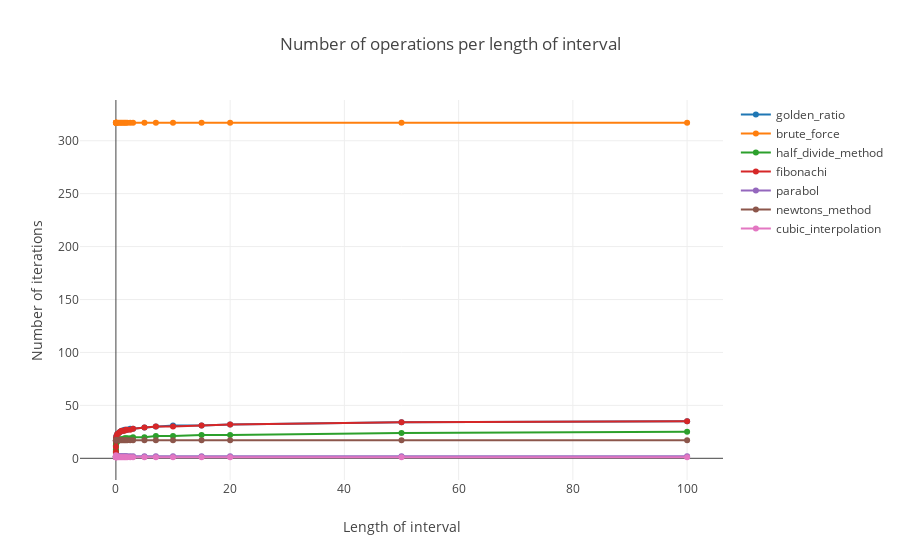

The code cell stored with this chart in its notebook:
### Code cell
show_iters(df_iter)

### Figure 1 — Plotly figure (JSON) as saved in the notebook; plotly's stock layout.template omitted (floating-point values rounded to 4 significant figures)
{"data": [{"mode": "lines+markers", "name": "golden_ratio", "type": "scatter", "x": [1e-05, 0.0001, 0.001, 0.01, 0.025, 0.05, 0.1, 0.25, 0.5, 0.75, 1, 1.25, 1.5, 1.75, 2, 2.5, 3, 5, 7, 10, 15, 20, 50, 100], "y": [2, 7, 12, 16, 18, 20, 21, 23, 24, 25, 26, 26, 27, 27, 27, 28, 28, 29, 30, 31, 31, 32, 34, 35]}, {"mode": "lines+markers", "name": "brute_force", "type": "scatter", "x": [1e-05, 0.0001, 0.001, 0.01, 0.025, 0.05, 0.1, 0.25, 0.5, 0.75, 1, 1.25, 1.5, 1.75, 2, 2.5, 3, 5, 7, 10, 15, 20, 50, 100], "y": [317, 317, 317, 317, 317, 317, 317, 317, 317, 317, 317, 317, 317, 317, 317, 317, 317, 317, 317, 317, 317, 317, 317, 317]}, {"mode": "lines+markers", "name": "half_divide_method", "type": "scatter", "x": [1e-05, 0.0001, 0.001, 0.01, 0.025, 0.05, 0.1, 0.25, 0.5, 0.75, 1, 1.25, 1.5, 1.75, 2, 2.5, 3, 5, 7, 10, 15, 20, 50, 100], "y": [1, 5, 8, 11, 13, 14, 15, 16, 17, 18, 18, 18, 19, 19, 19, 19, 20, 20, 21, 21, 22, 22, 24, 25]}, {"mode": "lines+markers", "name": "fibonachi", "type": "scatter", "x": [1e-05, 0.0001, 0.001, 0.01, 0.025, 0.05, 0.1, 0.25, 0.5, 0.75, 1, 1.25, 1.5, 1.75, 2, 2.5, 3, 5, 7, 10, 15, 20, 50, 100], "y": [2, 6, 11, 16, 18, 19, 21, 23, 24, 25, 26, 26, 26, 27, 27, 27, 28, 29, 30, 30, 31, 32, 34, 35]}, {"mode": "lines+markers", "name": "parabol", "type": "scatter", "x": [1e-05, 0.0001, 0.001, 0.01, 0.025, 0.05, 0.1, 0.25, 0.5, 0.75, 1, 1.25, 1.5, 1.75, 2, 2.5, 3, 5, 7, 10, 15, 20, 50, 100], "y": [2, 2, 2, 2, 2, 2, 2, 2, 2, 2, 2, 2, 2, 2, 2, 2, 2, 2, 2, 2, 2, 2, 2, 2]}, {"mode": "lines+markers", "name": "newtons_method", "type": "scatter", "x": [1e-05, 0.0001, 0.001, 0.01, 0.025, 0.05, 0.1, 0.25, 0.5, 0.75, 1, 1.25, 1.5, 1.75, 2, 2.5, 3, 5, 7, 10, 15, 20, 50, 100], "y": [17, 17, 17, 17, 17, 17, 17, 17, 17, 17, 17, 17, 17, 17, 17, 17, 17, 17, 17, 17, 17, 17, 17, 17]}, {"mode": "lines+markers", "name": "cubic_interpolation", "type": "scatter", "x": [1e-05, 0.0001, 0.001, 0.01, 0.025, 0.05, 0.1, 0.25, 0.5, 0.75, 1, 1.25, 1.5, 1.75, 2, 2.5, 3, 5, 7, 10, 15, 20, 50, 100], "y": [1, 1, 3, 1, 1, 1, 1, 1, 1, 1, 1, 1, 1, 1, 1, 1, 1, 1, 1, 1, 1, 1, 1, 1]}], "layout": {"showlegend": true, "title": "Number of operations per length of interval", "xaxis": {"title": "Length of interval"}, "yaxis": {"title": "Number of iterations"}}}
